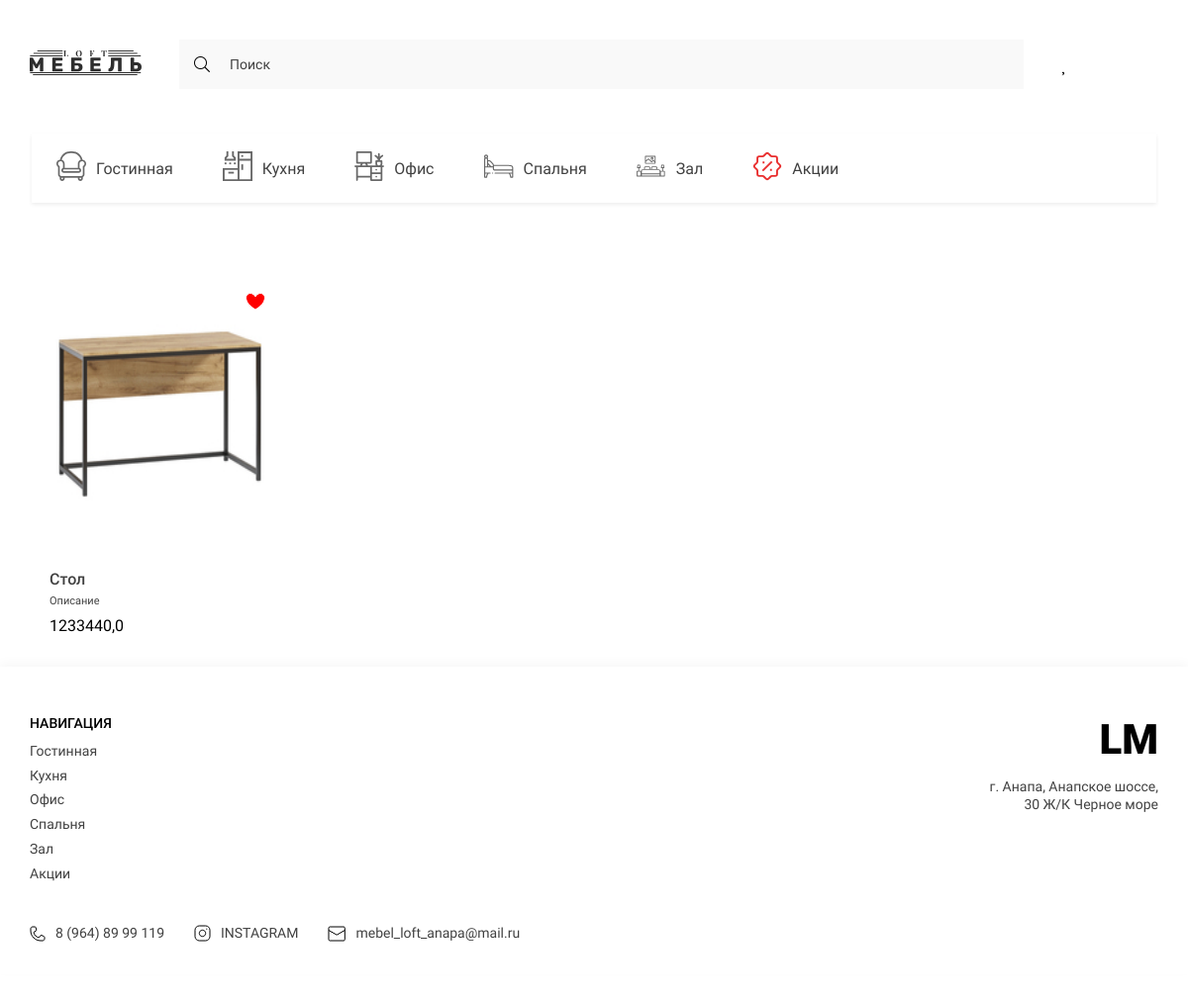
/favourite/ (signed in), run on the app's committed database.
### mebel_app/models.py (models this page shows, shortened)
class Category(models.Model):
    title = models.CharField(max_length=255, verbose_name='Категория', unique=True)
    image = models.FileField(upload_to='categories/', verbose_name='Иконка')
    slug = models.SlugField(unique=True, null=True, verbose_name='Слаг')
    def get_absolute_url(self):
        return reverse('category', kwargs={'slug': self.slug})
    def __str__(self):
        return self.title
    class Meta:
        verbose_name = 'Категория'
        verbose_name_plural = 'Категории'

class Product(models.Model):
    title = models.CharField(max_length=255, verbose_name='Название товара', unique=True)
    color = models.CharField(max_length=50, verbose_name='Цвет')
    price = models.FloatField(max_length=20, verbose_name='Цена')
    category = models.ForeignKey(Category, on_delete=models.CASCADE, verbose_name='Категория', related_name='products')
    description = models.TextField(verbose_name='Описание товара')
    quantity = models.IntegerField(verbose_name='Кол-во на складе')
    slug = models.SlugField(unique=True, verbose_name='Слаг')
    def get_absolute_url(self):
        return reverse('product', kwargs={'slug': self.slug})
    def get_first_photo(self):
        if self.images:
            try:
                return self.images.first().photo.url
            except:
                return 'D:\Мухаммад Азиз\Диплогм\Проект\assets\icons\LOGO.svg'
        else:
            return 'D:\Мухаммад Азиз\Диплогм\Проект\assets\icons\LOGO.svg'
    def get_height_size(self):
        if self.sizes:
            try:
                return self.sizes.first().height
            except:
                return '0'
        else:
            return '0'
    def get_width_size(self):
        if self.sizes:
            try:
                return self.sizes.first().width
            except:
                return '0'
        else:
            return '0'
    def get_depth_size(self):
        if self.sizes:
            try:
                return self.sizes.first().depth
            except:
                return '0'
        else:
            return '0'
    class Meta:
        verbose_name = 'Товар'
        verbose_name_plural = 'Товары'

class Gallery(models.Model):
    product = models.ForeignKey(Product, verbose_name='Товар', on_delete=models.CASCADE, related_name='images')
    photo = models.ImageField(upload_to='product/', null=True, blank=True, verbose_name='Изображения')
    class Meta:
        verbose_name = 'Изображение'
        verbose_name_plural = 'Галерея товаров'

### mebel_app/views.py (the view)
# urls.py: path('favourite/', FavouriteProductsView.as_view(), name='favourite'),
class FavouriteProductsView(ListView):
    model = FavouriteProducts
    context_object_name = 'products'
    template_name = 'mebel_app/favorites.html'
    def get_queryset(self):
        user = self.request.user
        favs = FavouriteProducts.objects.filter(user=user)
        products = [i.product for i in favs]
        return products

### mebel_app/templatetags/mebel_app_tags.py (called while the page is built)
@register.simple_tag()
def get_categories():
    categories = Category.objects.all()
    return categories

@register.simple_tag()
def get_favourite_products(user):
    favs = FavouriteProducts.objects.filter(user=user)
    products = [i.product for i in favs]
    return products

### mebel_app/templates/mebel_app/favorites.html (shortened to what this page needs)
{% extends 'base.html' %}
{% block main %}
<main>
    <div class="container">
        <section class="products">
            <div class="products__content">
                {% for product in products %}
                <div class="products__item">
                    {% include 'mebel_app/components/_product_card.html' %}
</div>
                {% endfor %}
            </div>
        </section>
    </div>
</main>
{% endblock main %}

### templates/components/_category.html
              {% load mebel_app_tags %}
<div class="padding-left" style="
    max-width: 1136px;
    width: 100%;
    margin: 25px  auto;
">
  {% get_categories as categories %}
                    <ul class="header__list _categories">
   {% for category in categories %}
                        <li>
                            <a href="{{ category.get_absolute_url }}" class="header__list-links">
                                <span class="header__list-img">
                                    <img src="{{ category.image.url }}" alt="icons" width="30" height="30">
                                </span>
                                {{ category }}
                            </a>
                        </li>
    {% endfor %}
                    </ul>
</div>

### mebel_app/templates/mebel_app/components/_product_card.html (shortened to what this page needs)
{% load static %}
{% load mebel_app_tags %}
{% if request.user.is_authenticated %}
{% get_favourite_products request.user as fav_products %}
{% endif %}
<div class="heart">
    {% if product in fav_products and  request.user.is_authenticated %}
    <a href="{% url 'save_or_del' product.slug %}" class="product_card_basket-link basket_icon">
  </a>
            {% endif %}
</div>
<div class="product-item">
    <a href="{{ product.get_absolute_url }}">
        <img src="{{ product.get_first_photo }}" alt=""
             class="products__item-img" height="200" width="200"></a>
    <div class="products__item-text">
        <h3 class="products__item-title">{{ product.title }}</h3>
        <div class="products__item-desrc">{{ product.description }}</div>
        <div class="products__item-price">{{ product.price }}</div>
    </div>
</div>

### templates/components/_footer.html
{% load static %}
              {% load mebel_app_tags %}
<footer class="footer">
    <div class="container">
        <div class="footer__content">
            <div class="footer__navigate">
                <div class="footer__navigate-part">
                    <h2 class="footer__navigate-title">НАВИГАЦИЯ</h2>
                    <div class="footer__navigate-lists">
                          {% get_categories as categories %}
                        <ul class="footer__navigate-list">
                            {% for category in categories %}
                            <li><a href="{{ category.get_absolute_url }}" class="footer__navigate-links">{{ category.title }}</a></li>
{% endfor %}
                        </ul>
                    </div>
                </div>
                <div class="footer__navigate-part _right">
                    <a href="./index.html" class="footer__logo">LM</a>
                    <p class="footer__adress">г. Анапа, Анапское шоссе, 30 Ж/К Черное море</p>
                </div>
            </div>
            <div class="footer__social">
                <ul class="footer__social-list">
                    <li>
                        <a href="tel:89648999119" class="footer__social-links">
                            <img src="{% static 'mebel_app/assets/icons/phone.svg' %}" alt="phone">
                            8 (964) 89 99 119
                        </a>
                    </li>
                    <li>
                        <a href="https://www.instagram.com/habibaziz33" target="_blank" class="footer__social-links">
                            <img src="{% static 'mebel_app/assets/icons/inst.svg' %}" alt="insta">
                            INSTAGRAM
                        </a>
                    </li>
                    <li>
                        <a href="mailto:mebel_loft_anapa@mail.ru" target="_blank" class="footer__social-links">
                            <img src="{% static 'mebel_app//assets/icons/mail.svg' %}" alt="mail">
                            mebel_loft_anapa@mail.ru
                        </a>
                    </li>
                </ul>
            </div>
        </div>
    </div>
</footer>

### mebel_app/static/mebel_app/style/style.css (style rules this page uses)
:root { --containerWidth: 1140px; --primaryColor: #414141; --primaryFont: 'Roboto'; --mainColor: #245462; }
* { padding: 0; margin: 0; box-sizing: border-box; text-decoration: none; list-style: none; font-family: var(--primaryFont); }
.container { width: 100%; max-width: calc(var(--containerWidth) + 30px); margin: 0 auto; padding: 0 15px; }
.nav__content-bars, ._categories, .nav__list-links>img, .nav__bars-open, ._truck { display: none; }
.header__list { display: flex; justify-content: space-between; align-items: center; }
.header__list._categories { justify-content: flex-start; width: 100%; overflow-x: scroll; background: #FFFFFF; box-shadow: 0px 2px 4px rgba(0, 0, 0, 0.07); margin-bottom: 30px; }
.header__list-links { padding: 24px 25px; display: flex; justify-content: center; align-items: center; height: 70px; transition: background .3s linear, color .3s linear; width: max-content; font-family: 'Roboto'; font-size: 16px; line-height: 19px; color: #414141; }
.header__list-links img { margin-right: 10px; min-width: 18px; transition: filter .3s linear; }
.products { width: 100%; display: flex; flex-direction: column; margin-top: 30px; }
.products__content { width: 100%; display: grid; grid-template-columns: repeat(4, minmax(137.67px, 263px)); column-gap: 30px; row-gap: 10px; }
.products__item { display: flex; justify-content: center; flex-direction: column; align-items: center; padding: 53px 20px 32px; transition: transform .3s linear; position: relative; }
.products__item-text { width: 100%; margin-top: 54px; }
.products__item-title { font-weight: 500; font-size: 16px; line-height: 19px; color: #414141; }
.products__item-desrc { font-size: 11px; line-height: 13px; color: #414141; margin: 6px 0 9px; }
.heart { position: absolute; top: 21px; right: 15px; display: flex; padding: 10px; }
.products__item-img { width: 100%; }
.footer { width: 100%; padding: 49px 0 32px; background: #FFFFFF; box-shadow: 0px -4px 10px rgba(0, 0, 0, 0.03); }
.footer__content { width: 100%; display: flex; flex-direction: column; justify-content: center; }
.footer__navigate { display: flex; width: 100%; justify-content: space-between; margin-bottom: 35px; }
.footer__navigate-part._right { text-align: right; }
.footer__navigate-title { font-weight: 500; font-size: 14px; line-height: 126.69%; color: #000000; margin-bottom: 10px; text-transform: uppercase; }
.footer__navigate-lists { display: flex; }
.footer__navigate-list { display: flex; flex-direction: column; align-items: flex-start; justify-content: flex-start; }
.footer__navigate-links { font-size: 14px; line-height: 126.69%; color: #414141; display: block; margin-bottom: 7.24px; transition: color .3s linear; }
.footer__logo { font-weight: 900; font-size: 42px; line-height: 49px; color: #000000; display: block; margin-bottom: 15px; }
.footer__adress { font-size: 14px; line-height: 126.69%; text-align: right; color: #414141; width: 100%; max-width: 171px; }
.footer__social { display: flex; justify-content: space-between; width: 100%; }
.footer__social-list { display: flex; justify-content: center; text-align: right; align-items: center; }
.footer__social-links { display: flex; justify-content: center; align-items: center; font-size: 14px; line-height: 126.69%; color: #414141; margin-right: 30px; }
.footer__social-list li:last-child .footer__social-links { margin-right: 0; }
.footer__social-links img { margin-right: 10px; }

### data on the page
Category: image (picture), title "Гостинная"
Category: image (picture), title "Кухня"
Category: image (picture), title "Офис"
Category: image (picture), title "Спальня"
Category: image (picture), title "Зал"
Category: image (picture), title "Акции"
Product: get_first_photo (picture), title "Стол", description "Описание", price "1233440,0"
